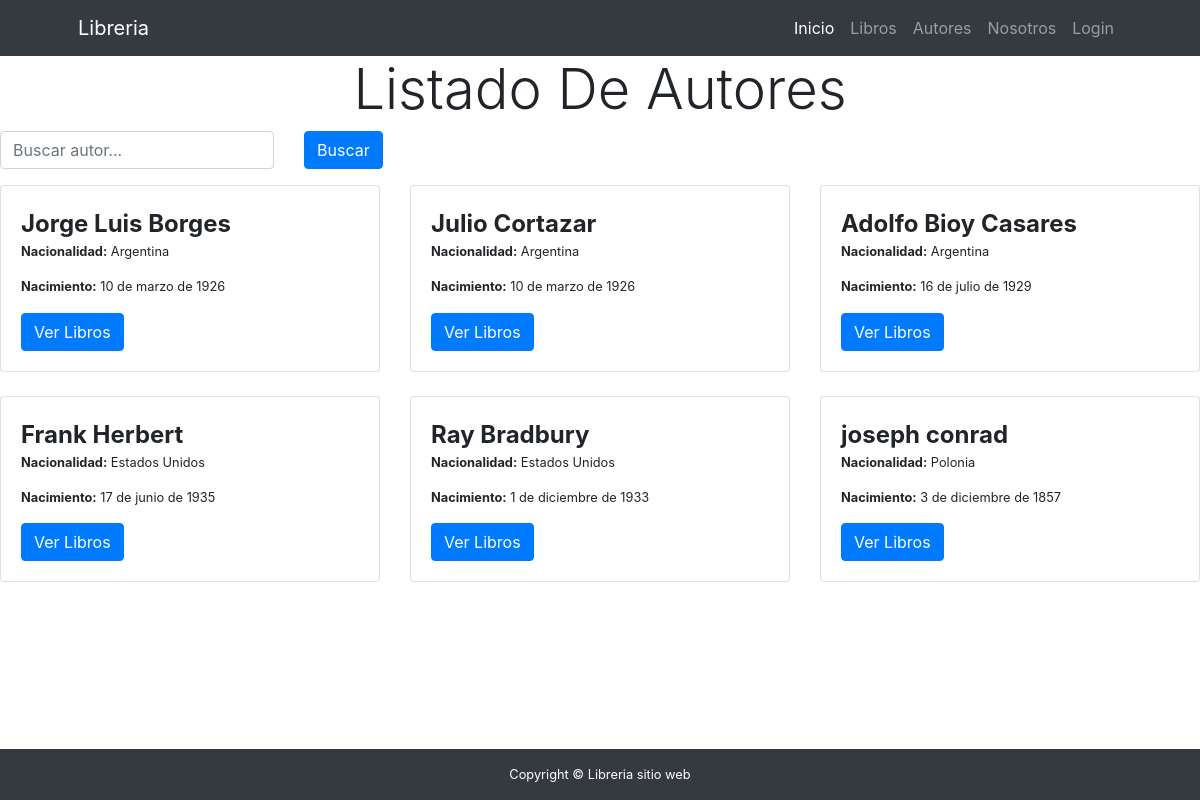
Page /libros/libros/autores on the earlier database version.
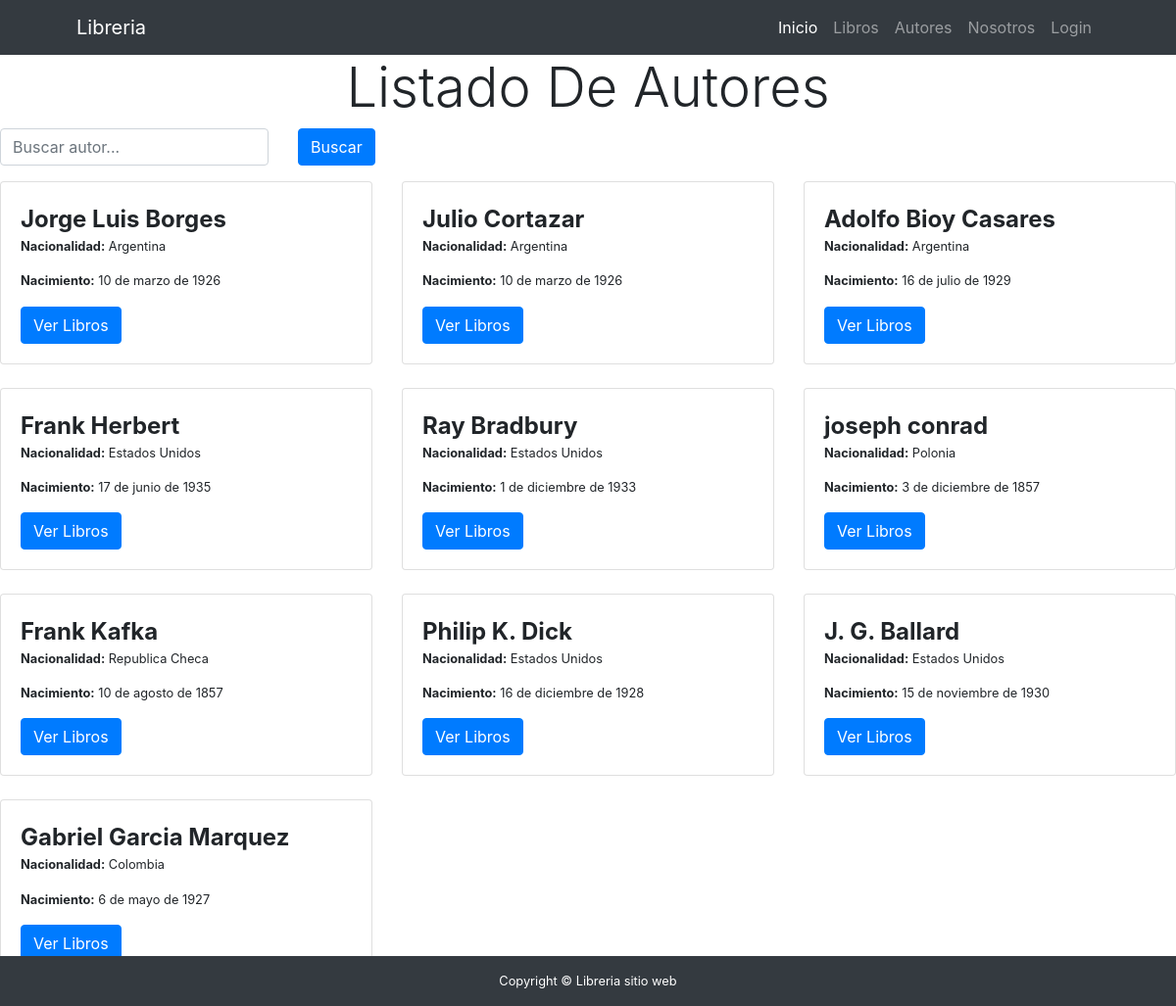
Same page on the later database version.
### libros/models.py (models this page shows, shortened)
class Autores(models.Model):
    nombre_autor = models.CharField(max_length=200)
    libros = models.ManyToManyField(Libro)
    nacionalidad = models.CharField(max_length=100,null=True,blank=True)
    nacimiento = models.DateField(null=True,blank=True)

### libros/views.py (the view)
# urls.py: path("libros/autores",lista_autores,name="lista_autores"),
def lista_autores(request):
    busqueda = request.GET.get("busqueda",None)
    if busqueda:
        print(busqueda)
        consulta = Autores.objects.filter(nombre_autor__icontains=busqueda)
    else:
       consulta = Autores.objects.all()
    contexto = {"autores": consulta}
    return render(request,"libros/lista_autores.html",contexto)

### libros/templates/libros/lista_autores.html (shortened to what this page needs)
{% extends 'core/base.html' %}
{% block body_title %}
    Listado De Autores
{% endblock body_title %}
{% block contenido %}
<form class="mb-3 row" action="{% url 'libros:lista_autores' %}" method="get">
    <div class="col-auto">
        <input type="text" class="form-control" name="busqueda" placeholder="Buscar autor...">
    </div>
    <div class="col-auto">
        <button type="submit" class="btn btn-primary">Buscar</button>
    </div>
</form>
<div class="row">
    {% for autor in autores %}
    <div class="col-md-4 mb-4">
        <div class="card">
            <div class="card-body">
                <p class="fs-4 mb-0 font-weight-bold">{{ autor.nombre_autor }}</p>
                <p class="card-text small"><strong>Nacionalidad:</strong> {{ autor.nacionalidad }}</p>
                <p class="card-text small"><strong>Nacimiento:</strong> {{ autor.nacimiento }}</p>
                <button class="btn btn-primary ver-libros-btn" type="button" data-toggle="collapse" data-target="#listaLibros{{ forloop.counter }}">Ver Libros</button>
            </div>
        </div>
    </div>
    {% endfor %}
</div>
{% endblock contenido %}

### core/templates/core/base.html (shortened to what this page needs)
{% load static %}
<!DOCTYPE html>
<html lang="es">
<head>
    <link href="{% static 'core/css/styles.css' %}" rel="stylesheet" />
    <link rel="stylesheet" href="https://cdnjs.cloudflare.com/ajax/libs/font-awesome/5.15.4/css/all.min.css" />
</head>
<body>
    <nav class="navbar navbar-expand-lg navbar-dark bg-dark">
        <div class="container px-5">
            <a class="navbar-brand" href="#!">Libreria</a>
            <div class="collapse navbar-collapse" id="navbarSupportedContent">
                <ul class="navbar-nav ms-auto mb-2 mb-lg-0">
                    <li class="nav-item"><a class="nav-link active" aria-current="page" href="{% url 'core:index' %}">Inicio</a></li>
                    <li class="nav-item"><a class="nav-link" href="{% url 'libros:lista_libros' %}">Libros</a></li>
                    <li class="nav-item"><a class="nav-link" href="{% url 'libros:lista_autores' %}">Autores</a></li>
                    <li class="nav-item"><a class="nav-link" href="{% url 'libros:nosotros' %}">Nosotros</a></li>
                    {% if user.is_authenticated %}
                    <li class="nav-item">
                        <form action="{% url 'core:logout' %}" method="post">
                            {% csrf_token %}
                            <button type="submit" class="btn btn-dark ">Logout</button>
                        </form>
                    <li class="nav-item bg-primary"><a class="nav-link" href="#">{{ user.username }}</a></li>
                    {% else %}
                    <li class="nav-item"><a class="nav-link" href="{% url 'core:login' %}">Login</a></li>
                    {% endif %}
                </ul>
            </div>
        </div>
    </nav>
    <link rel="stylesheet" href="https://stackpath.bootstrapcdn.com/bootstrap/4.5.2/css/bootstrap.min.css">
    <h1 class="display-4 text-center">
        {% block body_title %}
        {% endblock body_title %}
    </h1>
    {% block contenido %}
    {% endblock contenido %}
     <footer class="py-3 bg-dark fixed-bottom">
        <div class="container px-4 px-lg-5">
            <p class="m-0 text-center text-white small">Copyright &copy; Libreria sitio web</p>
        </div>
    </footer>
</body>
</html>

Differences in the rows shown:
added Autores: nombre_autor "Frank Kafka", nacionalidad "Republica Checa", nacimiento "10 de agosto de 1857"
added Autores: nombre_autor "Philip K. Dick", nacionalidad "Estados Unidos", nacimiento "16 de diciembre de 1928"
added Autores: nombre_autor "J. G. Ballard", nacionalidad "Estados Unidos", nacimiento "15 de noviembre de 1930"
added Autores: nombre_autor "Gabriel Garcia Marquez", nacionalidad "Colombia", nacimiento "6 de mayo de 1927"
